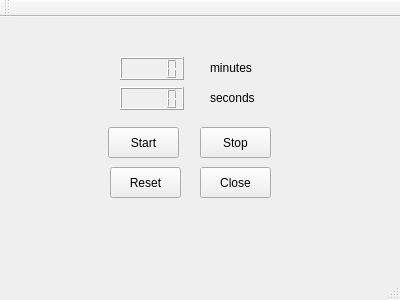
<?xml version="1.0" encoding="UTF-8"?>
<ui version="4.0">
 <class>MainWindow</class>
 <widget class="QMainWindow" name="MainWindow">
  <property name="geometry">
   <rect>
    <x>0</x>
    <y>0</y>
    <width>400</width>
    <height>300</height>
   </rect>
  </property>
  <property name="windowTitle">
   <string>MainWindow</string>
  </property>
  <widget class="QWidget" name="centralWidget">
   <widget class="QLCDNumber" name="lcdNumberMin">
    <property name="geometry">
     <rect>
      <x>120</x>
      <y>40</y>
      <width>64</width>
      <height>23</height>
     </rect>
    </property>
   </widget>
   <widget class="QLCDNumber" name="lcdNumberSec">
    <property name="geometry">
     <rect>
      <x>120</x>
      <y>70</y>
      <width>64</width>
      <height>23</height>
     </rect>
    </property>
   </widget>
   <widget class="QLabel" name="label">
    <property name="geometry">
     <rect>
      <x>210</x>
      <y>40</y>
      <width>67</width>
      <height>21</height>
     </rect>
    </property>
    <property name="text">
     <string>minutes</string>
    </property>
   </widget>
   <widget class="QLabel" name="label_2">
    <property name="geometry">
     <rect>
      <x>210</x>
      <y>70</y>
      <width>67</width>
      <height>21</height>
     </rect>
    </property>
    <property name="text">
     <string>seconds</string>
    </property>
   </widget>
   <widget class="QPushButton" name="startButton">
    <property name="geometry">
     <rect>
      <x>108</x>
      <y>110</y>
      <width>71</width>
      <height>31</height>
     </rect>
    </property>
    <property name="text">
     <string>Start</string>
    </property>
   </widget>
   <widget class="QPushButton" name="stopButton">
    <property name="geometry">
     <rect>
      <x>200</x>
      <y>110</y>
      <width>71</width>
      <height>31</height>
     </rect>
    </property>
    <property name="text">
     <string>Stop</string>
    </property>
   </widget>
   <widget class="QPushButton" name="resetButton">
    <property name="geometry">
     <rect>
      <x>110</x>
      <y>150</y>
      <width>71</width>
      <height>31</height>
     </rect>
    </property>
    <property name="text">
     <string>Reset</string>
    </property>
   </widget>
   <widget class="QPushButton" name="closeButton">
    <property name="geometry">
     <rect>
      <x>200</x>
      <y>150</y>
      <width>71</width>
      <height>31</height>
     </rect>
    </property>
    <property name="text">
     <string>Close</string>
    </property>
   </widget>
  </widget>
  <widget class="QMenuBar" name="menuBar">
   <property name="geometry">
    <rect>
     <x>0</x>
     <y>0</y>
     <width>400</width>
     <height>22</height>
    </rect>
   </property>
  </widget>
  <widget class="QToolBar" name="mainToolBar">
   <attribute name="toolBarArea">
    <enum>TopToolBarArea</enum>
   </attribute>
   <attribute name="toolBarBreak">
    <bool>false</bool>
   </attribute>
  </widget>
  <widget class="QStatusBar" name="statusBar"/>
 </widget>
 <layoutdefault spacing="6" margin="11"/>
 <resources/>
 <connections/>
</ui>
